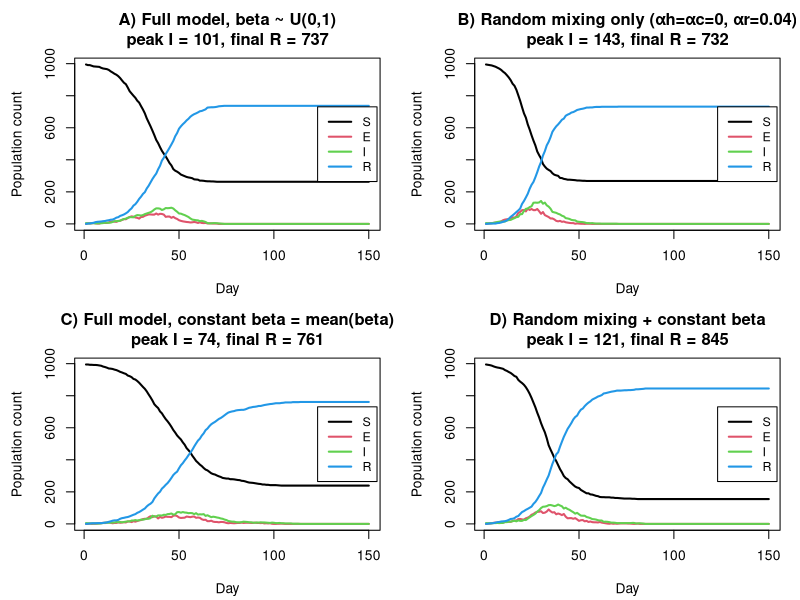

The R script that drew this image:
make_households <- function(n, hmax, seed = NULL, shuffle = TRUE, return_sizes = FALSE) {
  ## Generate a vector h of household IDs (integers) of length n.
  ## Household sizes are uniformly distributed between 1 and hmax.
  ## Includes safety checks and dynamic batch sampling for efficiency.
  ## Optional: reproducible seed, random shuffle, and returning size summary.
  ## Returns integer vector h where same number indicates same household.
  
  ## If seed is provided, set RNG seed for reproducibility
  if (!is.null(seed)) set.seed(seed)
  
  ## Convert to integer explicitly
  n <- as.integer(n)
  hmax <- as.integer(hmax)
  
  ## --- Initialize ---
  sizes <- integer(0)   ## store sampled household sizes
  total <- 0            ## total number of people generated so far
  
  ## Dynamic batch size: ensures efficiency and prevents over-allocation
  batch <- min(max(50, ceiling(n / 10)), 10000)
  
  ## --- Sampling loop ---
  ## Keep sampling household sizes until we have enough to cover n individuals
  while (total < n) {
    new_sizes <- sample.int(hmax, size = batch, replace = TRUE)  ## uniform sizes 1:hmax
    sizes <- c(sizes, new_sizes)   ## append new sampled sizes
    total <- total + sum(new_sizes)## update total count
  }
  
  ## --- Adjust to exactly n ---
  cs <- cumsum(sizes)                 ## cumulative total of individuals
  last <- which(cs >= n)[1]           ## find last needed household
  sizes <- sizes[1:last]              ## keep only needed households
  sizes[last] <- sizes[last] - (cs[last] - n)  ## adjust last one to fit exactly
  
  ## If the last household ends up with size 0, remove it
  if (sizes[length(sizes)] == 0) {
    sizes <- sizes[-length(sizes)]
  }
  
  ## --- Construct household ID vector ---
  h <- rep.int(seq_along(sizes), times = sizes)  ## repeat household id per member
  
  ## Sanity check: ensure final length matches target n
  if (length(h) != n) stop("Internal error: generated h has wrong length")
  
  ## --- Optional shuffle ---
  ## Randomize order of individuals if requested
  if (isTRUE(shuffle)) {
    h <- sample(h, length(h), replace = FALSE)
  }
  
  ## --- Return ---
  ## Optionally return both household vector and size summary
  if (isTRUE(return_sizes)) {
    result <- list(h = h, sizes = as.integer(table(h)))
  } else {
    result <- h
  }
  
  ## Print output for verification
  print(result)
  
  ## Return invisibly (so print happens only once)
  invisible(result)
}

make_households(n = 1000, hmax = 5, seed = 123, return_sizes = TRUE)


# ===============================================
# Function: get.net(beta, nc = 15, h = NULL)
# Builds a symmetric network of regular (non-household) contacts.
# If household vector h is provided, excludes within-household links.
# Returns a list 'alink' where alink[[i]] are contacts of person i.

get.net <- function(beta, nc = 15, h = NULL) {

  n    <- length(beta)                      ## total number of individuals
  bbar <- mean(beta)                        ## mean of contact propensity (beta)
  if (n < 2L) return(vector("list", n))     ## no edges possible if fewer than 2 people

  cst  <- nc / (bbar^2 * (n - 1))           ## constant ensuring expected degree = nc
  alink <- vector("list", n)                ## initialize empty list for adjacency info

  HH <- NULL                                ## initialize household membership index
  if (!is.null(h)) {                        ## only build household index if h is provided
    H_ids <- unique(h)                      ## get all unique household IDs
    HH <- vector("list", length(H_ids))     ## create list to hold members of each household
    names(HH) <- as.character(H_ids)        ## name each list element by its household ID
    for (hid in H_ids) {                    ## loop over each household
      HH[[as.character(hid)]] <- which(h == hid)  ## store member indices of this household
    }
  }

  for (i in 1:(n - 1)) {                    ## loop over all individuals except last
    js <- (i + 1):n                         ## potential partners are those after i (avoid duplicates)
    if (!is.null(HH)) {                     ## if household info exists
      hid <- h[i]                           ## get household ID of person i
      hh_members <- HH[[as.character(hid)]] ## get all members in i’s household
      if (length(hh_members))               ## if household not empty
        js <- setdiff(js, hh_members)       ## remove household members from potential partners
    }
    if (length(js) == 0) next               ## skip if no eligible partners left

    p <- cst * beta[i] * beta[js]           ## edge probability for each (i,j) pair
    p[p < 0] <- 0; p[p > 1] <- 1            ## ensure probabilities remain in [0,1]

    u <- runif(length(js))                  ## draw uniform random numbers for each potential link
    keep <- which(u < p)                    ## select links where random number < probability

    if (length(keep)) {                     ## if any links are formed
      nbrs <- js[keep]                      ## get indices of connected individuals
      alink[[i]] <- c(alink[[i]], nbrs)     ## add neighbors to i’s adjacency list
      for (j in nbrs) {                     ## for each neighbor j
        alink[[j]] <- c(alink[[j]], i)      ## add i to j’s adjacency list (symmetry)
      }
    }
  }

  for (i in seq_len(n)) {                   ## clean adjacency list for each person
    if (length(alink[[i]]) > 1)             ## only if person has more than one neighbor
      alink[[i]] <- sort(unique(alink[[i]]))## remove duplicates and sort for consistency
  }

  return(alink)                             ## return final list of contact links
}

# 
# ============================================================
# Implements:
# - E->I with daily probability gamma, I->R with daily probability delta.
# - S->E via three independent channels (household, contact network, random mix).
# Independence => multiply "no-infection" probabilities from each channel.
# Random mixing uses the standard small-p exponential approximation:
#   prod_i (1 - c_mix * beta_S * beta_i)  ≈  exp(- c_mix * beta_S * sum(beta_I))
# (Exact version is provided below commented; slower for large n.)

nseir <- function(beta, h, alink,
                  alpha = c(0.1, 0.01, 0.01), # c(alpha_h, alpha_c, alpha_r)
                  delta = 0.2,
                  gamma = 0.4,
                  nc    = 15,
                  nt    = 100,
                  pinf  = 0.005) {
  n     <- length(beta)
  stopifnot(length(h) == n, length(alink) == n)
  
  bbar  <- mean(beta)
  tvec  <- seq_len(nt)
  S_CODE <- 1L; E_CODE <- 2L; I_CODE <- 3L; R_CODE <- 4L
  
  # Initial states
  state <- rep.int(S_CODE, n)
  nI0   <- max(1L, round(pinf * n))
  initI <- sample.int(n, size = nI0, replace = FALSE)
  state[initI] <- I_CODE
  
  # Household membership index lists
  H_ids <- unique(h)
  HH <- vector("list", length(H_ids))
  names(HH) <- as.character(H_ids)
  for (hid in H_ids) HH[[as.character(hid)]] <- which(h == hid)
  
  # Output time series
  S_daily <- integer(nt)
  E_daily <- integer(nt)
  I_daily <- integer(nt)
  R_daily <- integer(nt)
  
  # Random mixing constant (shares nc with network, per brief)
  c_mix <- alpha[3] * nc / (bbar^2 * (n - 1))
  
  for (tt in tvec) {
    indS <- which(state == S_CODE)
    indE <- which(state == E_CODE)
    indI <- which(state == I_CODE)
    indR <- which(state == R_CODE)
    
    # Record totals
    S_daily[tt] <- length(indS)
    E_daily[tt] <- length(indE)
    I_daily[tt] <- length(indI)
    R_daily[tt] <- length(indR)
    
    # E -> I
    if (length(indE)) {
      uEI <- runif(length(indE))
      toI <- indE[uEI < gamma]
      if (length(toI)) state[toI] <- I_CODE
    }
    
    # I -> R
    indI <- which(state == I_CODE)
    if (length(indI)) {
      uIR <- runif(length(indI))
      toR <- indI[uIR < delta]
      if (length(toR)) state[toR] <- R_CODE
    }
    
    # New infections S -> E (if both S and I exist)
    indS <- which(state == S_CODE)
    indI <- which(state == I_CODE)
    if (length(indS) && length(indI)) {
      # Household exposures: for each S, count Infectious in same HH
      I_by_hh <- integer(length(H_ids)); names(I_by_hh) <- as.character(H_ids)
      I_tab <- table(h[indI])
      if (length(I_tab)) I_by_hh[names(I_tab)] <- as.integer(I_tab)
      H_I_per_S <- I_by_hh[as.character(h[indS])]
      Pnh <- (1 - alpha[1])^H_I_per_S
      
      # Contact-network exposures: for each S, count Infectious neighbors
      I_flag <- logical(n); I_flag[indI] <- TRUE
      C_I_per_S <- integer(length(indS))
      for (k in seq_along(indS)) {
        j <- indS[k]
        nbrs <- alink[[j]]
        if (length(nbrs)) C_I_per_S[k] <- sum(I_flag[nbrs])
      }
      Pnc <- (1 - alpha[2])^C_I_per_S
      
      # Random mixing exposures: exponential approximation (fast)
      sum_beta_I <- sum(beta[indI])
      Pnr <- exp(- c_mix * beta[indS] * sum_beta_I)
      
      # --- Exact (slower) version for reference ---
      # Pnr <- exp(colSums(log1p(- c_mix * outer(beta[indS], beta[indI]))))
      
      # Combine independent channels
      P_not_infected <- Pnh * Pnc * Pnr
      P_infected     <- 1 - P_not_infected
      
      # Apply infections
      uSE <- runif(length(indS))
      toE <- indS[uSE < P_infected]
      if (length(toE)) state[toE] <- E_CODE
    }
  }
  
  out <- list(S = S_daily, E = E_daily, I = I_daily, R = R_daily, t = tvec)
  return(out)
}

#
# =======================================

plot_nseir <- function(sim, main = "SEIR with Households & Contacts") {
  stopifnot(all(c("S","E","I","R","t") %in% names(sim)))
  mat <- cbind(S = sim$S, E = sim$E, I = sim$I, R = sim$R)
  op <- par(mar = c(4.2, 4.5, 3.5, 1.2))
  on.exit(par(op))
  matplot(sim$t, mat, type = "l", lwd = 2,
          xlab = "Day", ylab = "Population count", main = main,
          lty = 1) # make legend lty consistent
  legend("right", inset = 0.01, lwd = 2, col = 1:4, lty = 1,
         legend = c("S","E","I","R"), bg = "white", cex = 0.9)
}

# 
# =========================================================
# Scenarios:
# A) Full model, beta ~ U(0,1)
# B) Random mixing only (alpha_h = alpha_c = 0, alpha_r = 0.04)
# C) Full model, constant beta = mean(beta)
# D) Random mixing + constant beta
# For fair comparison, we use one RNG seed at the start, but do not
# re-seed inside each simulation to avoid accidental identical draws.

run_four_scenarios <- function(n = 1000, nt = 150, hmax = 5, nc = 15,
                               alpha_full = c(0.1, 0.01, 0.01),
                               alpha_random_only = c(0, 0, 0.04),
                               delta = 0.2, gamma = 0.4, pinf = 0.005,
                               seed = 1) {
  if (!is.null(seed)) set.seed(seed)
  
  betaA <- runif(n, 0, 1)
  h     <- make_households(n, hmax = hmax)  # uses current RNG stream
  alink <- get.net(betaA, nc = nc, h = h)
  
  simA <- nseir(betaA, h, alink,
                alpha = alpha_full, delta = delta, gamma = gamma,
                nc = nc, nt = nt, pinf = pinf)
  
  simB <- nseir(betaA, h, alink,
                alpha = alpha_random_only, delta = delta, gamma = gamma,
                nc = nc, nt = nt, pinf = pinf)
  
  betaC <- rep(mean(betaA), n)
  alinkC <- get.net(betaC, nc = nc, h = h)
  
  simC <- nseir(betaC, h, alinkC,
                alpha = alpha_full, delta = delta, gamma = gamma,
                nc = nc, nt = nt, pinf = pinf)
  
  simD <- nseir(betaC, h, alinkC,
                alpha = alpha_random_only, delta = delta, gamma = gamma,
                nc = nc, nt = nt, pinf = pinf)
  
  # Helper to compose a compact title with peak I and final R
  mk_title <- function(lbl, sim) {
    peakI <- max(sim$I)
    finR  <- tail(sim$R, 1)
    paste0(lbl, "\npeak I = ", peakI, ", final R = ", finR)
  }
  
  op <- par(mfrow = c(2, 2), mar = c(4.2, 4.5, 3.5, 1.2))
  on.exit(par(op), add = TRUE)
  plot_nseir(simA, main = mk_title("A) Full model, beta ~ U(0,1)", simA))
  plot_nseir(simB, main = mk_title("B) Random mixing only (αh=αc=0, αr=0.04)", simB))
  plot_nseir(simC, main = mk_title("C) Full model, constant beta = mean(beta)", simC))
  plot_nseir(simD, main = mk_title("D) Random mixing + constant beta", simD))
  
  invisible(list(A = simA, B = simB, C = simC, D = simD,
                 betaA = betaA, betaC = betaC, h = h,
                 alinkA = alink, alinkC = alinkC))
}

# ===========================
# Example: run the scenarios
# ===========================
# (Reproducible with a single seed at the start; no reseeding inside.)

set.seed(42)
res <- run_four_scenarios(
  n = 1000,
  nt = 150,
  hmax = 5,
  nc = 15,
  alpha_full = c(0.1, 0.01, 0.01),
  alpha_random_only = c(0, 0, 0.04),
  delta = 0.2,
  gamma = 0.4,
  pinf = 0.005,
  seed = NULL  # already seeded above; leave NULL to avoid resetting inside
)

# ---------------------------
# Brief commentary (Step 5):
# ---------------------------
#  runs, scenarios with structured mixing (A, C) produce
# - slightly later and/or lower peaks than pure random mixing (B, D),
# - smaller final size when heterogeneity in beta is present (A vs C),
# consistent with the notes: variability and clustering suppress spread.
# Random mixing with elevated αr (B, D) tends to raise peak I and final R.
